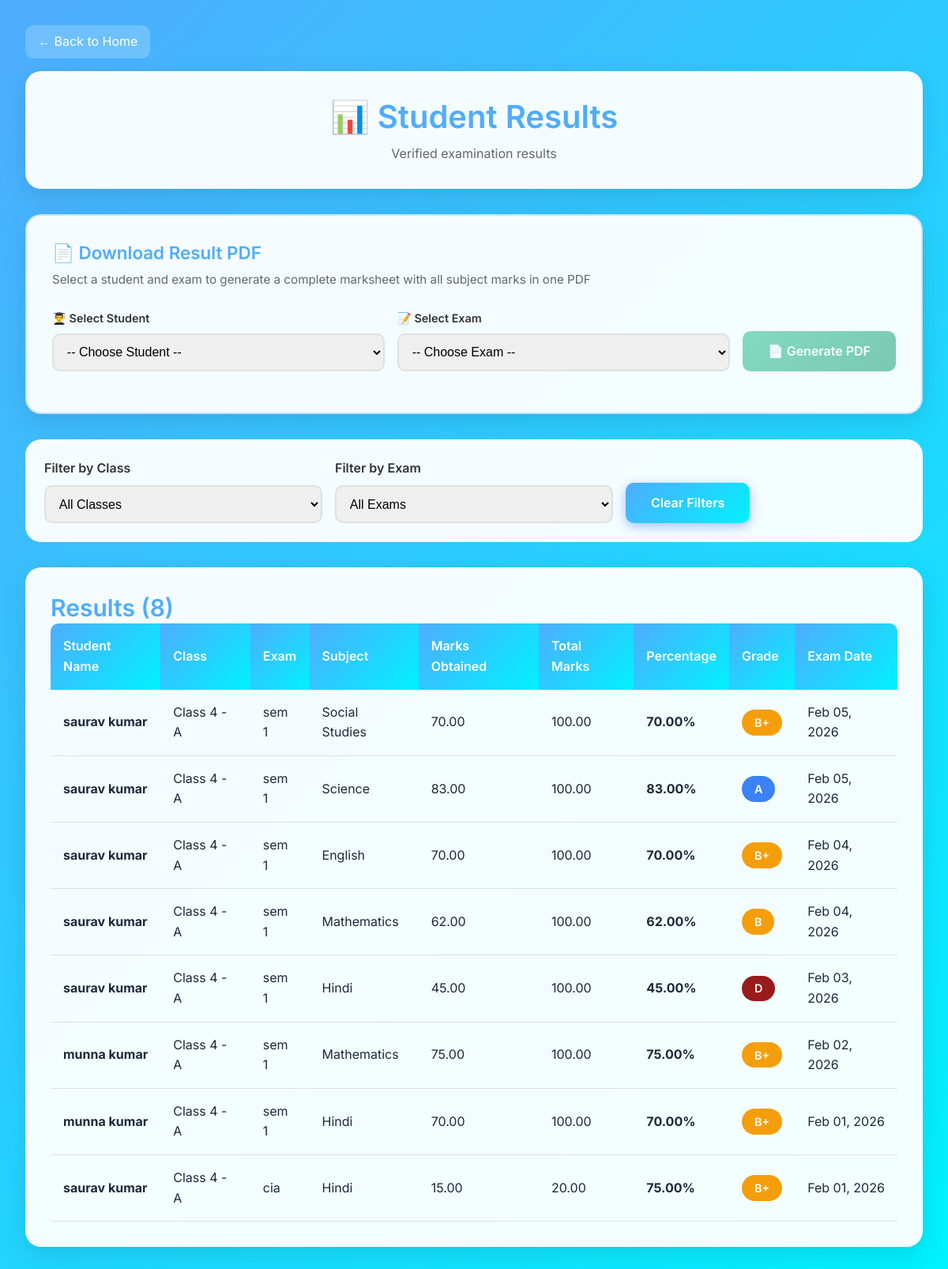
The app's page /results/ with its own data.
### core/models.py (models this page shows, shortened)
class Result(models.Model):
    VERIFICATION_STATUS_CHOICES = [
        ('Pending', 'Pending Verification'),
        ('Verified', 'Verified'),
        ('Rejected', 'Rejected'),
    ]
    GRADE_CHOICES = [
        ('A+', 'A+ (90-100%)'),
        ('A', 'A (80-89%)'),
        ('B+', 'B+ (70-79%)'),
        ('B', 'B (60-69%)'),
        ('C', 'C (50-59%)'),
        ('D', 'D (40-49%)'),
        ('F', 'F (Below 40%)'),
    ]
    student = models.ForeignKey(Student, on_delete=models.CASCADE, related_name='results')
    exam_name = models.CharField(max_length=100, help_text='e.g., Half Yearly, Annual, Unit Test')
    subject = models.ForeignKey(Subject, on_delete=models.SET_NULL, null=True)
    marks_obtained = models.DecimalField(max_digits=5, decimal_places=2)
    total_marks = models.DecimalField(max_digits=5, decimal_places=2)
    percentage = models.DecimalField(max_digits=5, decimal_places=2, blank=True)
    grade = models.CharField(max_length=2, choices=GRADE_CHOICES, blank=True)
    submitted_by = models.ForeignKey(Teacher, on_delete=models.SET_NULL, null=True, related_name='submitted_results')
    submission_date = models.DateTimeField(auto_now_add=True)
    verification_status = models.CharField(max_length=10, choices=VERIFICATION_STATUS_CHOICES, default='Pending')
    verified_by = models.ForeignKey(Admin, on_delete=models.SET_NULL, null=True, blank=True, related_name='verified_results')
    verification_date = models.DateTimeField(null=True, blank=True)
    verification_remarks = models.TextField(blank=True)
    exam_date = models.DateField()
    remarks = models.TextField(blank=True)
    class Meta:
        ordering = ['-submission_date']
        verbose_name = "Result"
        verbose_name_plural = "Results"

class Student(models.Model):
    name = models.CharField(max_length=100)
    father_name = models.CharField(max_length=100)
    student_class = models.ForeignKey(SchoolClass, on_delete=models.SET_NULL, null=True)
    role = models.CharField(max_length=50, default='Student')
    address = models.TextField(blank=True)
    email = models.EmailField(blank=True)
    mobile = models.CharField(max_length=15)
    admission_date = models.DateField()
    monthly_fee = models.DecimalField(max_digits=10, decimal_places=2, default=0)
    photo = models.BinaryField(blank=True, null=True)
    password = models.CharField(max_length=128)
    is_active = models.BooleanField(default=True)
    created_at = models.DateTimeField(auto_now_add=True)

class SchoolClass(models.Model):
    class_name = models.CharField(max_length=50)
    section = models.CharField(max_length=10)
    strength = models.IntegerField(default=0)
    class Meta:
        verbose_name = "Class"
        verbose_name_plural = "Classes"
        unique_together = ['class_name', 'section']
    def __str__(self):
        return f"{self.class_name} - {self.section}"

class Subject(models.Model):
    subject_name = models.CharField(max_length=100)
    subject_code = models.CharField(max_length=20, unique=True)

### core/views.py (the view)
# urls.py: path('results/', views.result_list, name='result_list'),
def result_list(request):
    results = Result.objects.filter(verification_status='Verified').select_related(
        'student', 'subject', 'student__student_class', 'submitted_by'
    ).order_by('-exam_date', 'student__student_class', 'student__name')
    class_id = request.GET.get('class')
    selected_class_id = None
    if class_id:
        try:
            selected_class_id = int(class_id)
            results = results.filter(student__student_class_id=selected_class_id)
        except (ValueError, TypeError):
            pass
    exam_name = request.GET.get('exam')
    if exam_name:
        results = results.filter(exam_name__icontains=exam_name)
    classes = SchoolClass.objects.all()
    exam_names = Result.objects.filter(verification_status='Verified').values_list('exam_name', flat=True).distinct()
    students_with_results = Student.objects.filter(
        results__verification_status='Verified'
    ).distinct().order_by('student_class__class_name', 'name')
    context = {
        'results': results,
        'classes': classes,
        'exam_names': exam_names,
        'selected_class': selected_class_id,
        'selected_exam': exam_name,
        'students_with_results': students_with_results,
    }
    return render(request, 'result_list.html', context)

### templates/result_list.html (shortened to what this page needs)
{% extends 'base.html' %}
{% block body %}
<div class="page-container">
    <a href="{% url 'home' %}" class="back-link">&#8592; Back to Home</a>
    <div class="page-header">
        <h1>&#128202; Student Results</h1>
        <p style="margin: 0; color: #666;">Verified examination results</p>
    </div>
    <div class="download-section">
        <h2>📄 Download Result PDF</h2>
        <p>Select a student and exam to generate a complete marksheet with all subject marks in one PDF</p>
        <div class="download-form">
            <div class="form-group">
                <label for="pdf_student">👨‍🎓 Select Student</label>
                <select id="pdf_student" onchange="updateDownloadBtn()">
                    <option value="">-- Choose Student --</option>
                </select>
            </div>
            <div class="form-group">
                <label for="pdf_exam">📝 Select Exam</label>
                <select id="pdf_exam" onchange="updateDownloadBtn()">
                    <option value="">-- Choose Exam --</option>
                </select>
            </div>
            <div class="form-group" style="flex: 0; min-width: auto;">
                <a href="#" id="downloadBtn" class="btn-download disabled" target="_blank">
                    📄 Generate PDF
                </a>
            </div>
        </div>
    </div>
    <div class="filters">
        <form method="GET" style="display: contents;">
            <div class="filter-group">
                <label for="classfilter">Filter by Class</label>
                <select name="class" id="classfilter" onchange="this.form.submit()">
                    <option value="">All Classes</option>
                </select>
            </div>
            <div class="filter-group">
                <label for="examfilter">Filter by Exam</label>
                <select name="exam" id="examfilter" onchange="this.form.submit()">
                    <option value="">All Exams</option>
                </select>
            </div>
            <div class="filter-group" style="display: flex; align-items: flex-end;">
                <a href="{% url 'result_list' %}" class="btn btn-primary">Clear Filters</a>
            </div>
        </form>
    </div>
    <div class="results-section">
        <h2 style="margin-top: 0; color: #4facfe;">Results ({{ results.count }})</h2>
        {% if results %}
        <div style="overflow-x: auto;">
            <table>
                <thead>
                    <tr>
                        <th>Student Name</th>
                        <th>Class</th>
                        <th>Exam</th>
                        <th>Subject</th>
                        <th>Marks Obtained</th>
                        <th>Total Marks</th>
                        <th>Percentage</th>
                        <th>Grade</th>
                        <th>Exam Date</th>
                    </tr>
                </thead>
                <tbody>
                    {% for result in results %}
                    <tr>
                        <td><strong>{{ result.student.name }}</strong></td>
                        <td>{{ result.student.student_class }}</td>
                        <td>{{ result.exam_name }}</td>
                        <td>{{ result.subject.subject_name }}</td>
                        <td>{{ result.marks_obtained }}</td>
                        <td>{{ result.total_marks }}</td>
                        <td><strong>{{ result.percentage|floatformat:2 }}%</strong></td>
                        <td>
                            <span class="grade-badge grade-{{ result.grade|lower|cut:'+' }}">
                                {{ result.grade }}
                            </span>
                        </td>
                        <td>{{ result.exam_date|date:"M d, Y" }}</td>
                    </tr>
                    {% endfor %}
                </tbody>
            </table>
        </div>
        {% else %}
        <div class="no-results">
            <p>No results found matching your filters.</p>
            <p style="font-size: 1rem; margin-top: 1rem;">Try adjusting the filters or check back later.</p>
        </div>
        {% endif %}
    </div>
</div>
{% endblock %}

### static/css/style.css (style rules this page uses)
:root { --primary-dark: #7f1d1d; --primary: #dc2626; --primary-light: #ef4444; --success: #22c55e; --success-light: #4ade80; --warning: #d97706; --warning-light: #f59e0b; --danger: #b91c1c; --danger-light: #dc2626; --info: #e11d48; --gold: #d97706; --gold-light: #f59e0b; --white: #ffffff; --gray-50: #f8fafc; --gray-100: #f1f5f9; --gray-200: #e2e8f0; --gray-300: #cbd5e1; --gray-400: #94a3b8; --gray-500: #64748b; --gray-600: #475569; --gray-700: #334155; --gray-800: #1e293b; --gray-900: #0f172a; --gradient-primary: linear-gradient(135deg, #7f1d1d 0%, #dc2626 100%); --gradient-success: linear-gradient(135deg, #15803d 0%, #22c55e 100%); --gradient-warning: linear-gradient(135deg, #b45309 0%, #d97706 100%); --gradient-danger: linear-gradient(135deg, #b91c1c 0%, #dc2626 100%); --shadow-sm: 0 1px 2px 0 rgba(0, 0, 0, 0.05); --shadow: 0 4px 6px -1px rgba(0, 0, 0, 0.1); --shadow-md: 0 10px 15px -3px rgba(0, 0, 0, 0.1); --shadow-lg: 0 25px 50px -12px rgba(0, 0, 0, 0.25); --shadow-glass: 0 8px 32px 0 rgba(127, 29, 29, 0.2); --radius-sm: 0.375rem; --radius: 0.5rem; --radius-md: 0.75rem; --radius-lg: 1rem; --radius-xl: 1.5rem; --transition: all 0.3s ease; --transition-fast: all 0.15s ease; }
*, *::before, *::after { box-sizing: border-box; margin: 0; padding: 0; }
body { font-family: 'Inter', 'Segoe UI', system-ui, -apple-system, sans-serif; background: var(--gray-100); color: var(--gray-800); line-height: 1.6; min-height: 100vh; }
a { text-decoration: none; color: inherit; }
h1, h2, h3, h4, h5, h6 { font-weight: 600; line-height: 1.3; color: var(--gray-900); }
h1 { font-size: 2.25rem; }
h2 { font-size: 1.875rem; }
.btn { display: inline-flex; align-items: center; justify-content: center; gap: 0.5rem; padding: 0.75rem 1.5rem; border-radius: var(--radius); font-weight: 500; font-size: 0.9375rem; cursor: pointer; border: none; transition: var(--transition); text-decoration: none; }
.btn-primary { background: var(--gradient-primary); color: var(--white); box-shadow: 0 4px 14px 0 rgba(37, 99, 235, 0.39); }
.form-group { margin-bottom: 1.25rem; }

### records on screen
Result: student.name "saurav kumar", student.student_class "Class 4 - A", exam_name "sem 1", subject.subject_name "Social Studies", marks_obtained "70.00", total_marks "100.00", percentage "70.00", grade "B+", exam_date "Feb 05, 2026"
Result: student.name "saurav kumar", student.student_class "Class 4 - A", exam_name "sem 1", subject.subject_name "Science", marks_obtained "83.00", total_marks "100.00", percentage "83.00", grade "A", exam_date "Feb 05, 2026"
Result: student.name "saurav kumar", student.student_class "Class 4 - A", exam_name "sem 1", subject.subject_name "English", marks_obtained "70.00", total_marks "100.00", percentage "70.00", grade "B+", exam_date "Feb 04, 2026"
Result: student.name "saurav kumar", student.student_class "Class 4 - A", exam_name "sem 1", subject.subject_name "Mathematics", marks_obtained "62.00", total_marks "100.00", percentage "62.00", grade "B", exam_date "Feb 04, 2026"
Result: student.name "saurav kumar", student.student_class "Class 4 - A", exam_name "sem 1", subject.subject_name "Hindi", marks_obtained "45.00", total_marks "100.00", percentage "45.00", grade "D", exam_date "Feb 03, 2026"
Result: student.name "munna kumar", student.student_class "Class 4 - A", exam_name "sem 1", subject.subject_name "Mathematics", marks_obtained "75.00", total_marks "100.00", percentage "75.00", grade "B+", exam_date "Feb 02, 2026"
Result: student.name "munna kumar", student.student_class "Class 4 - A", exam_name "sem 1", subject.subject_name "Hindi", marks_obtained "70.00", total_marks "100.00", percentage "70.00", grade "B+", exam_date "Feb 01, 2026"
Result: student.name "saurav kumar", student.student_class "Class 4 - A", exam_name "cia", subject.subject_name "Hindi", marks_obtained "15.00", total_marks "20.00", percentage "75.00", grade "B+", exam_date "Feb 01, 2026"

### other values on screen
{{ results.count }} "8"
